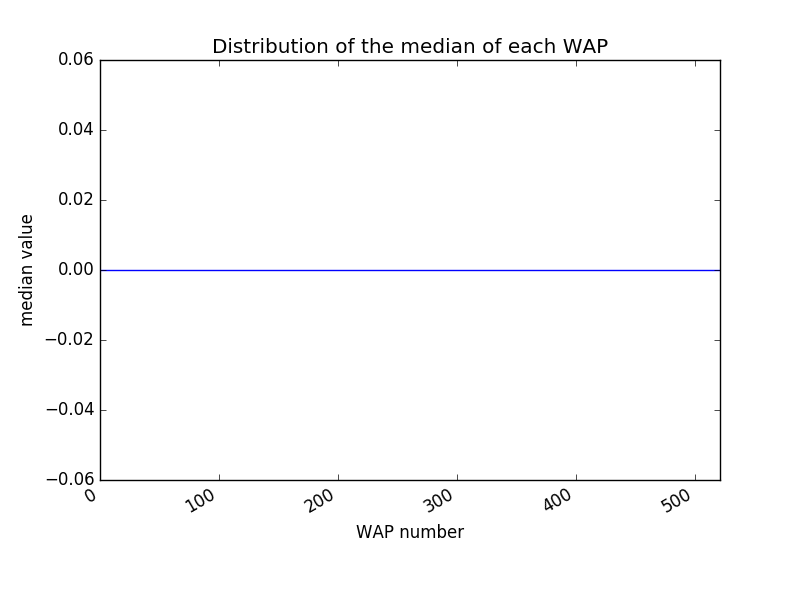

The script that saved this image:
import pandas as pd
import collections
import matplotlib.pyplot as plt
import numpy as np

# TODO : get the count table
def read(name):
    df = pd.read_csv(name)
    shape = df.shape
    # TODO : get raws of WAP1~520
    raws = df.iloc[0:shape[0],0:520]

    # TODO : calculate median
    table = raws.median(axis = 0)

    return table


# TODO : plot
def plot_table(table):
    x = list(range(1,521))
    y = table.values

    fig = plt.figure()
    plt.xlabel('WAP number')
    plt.ylabel('median value')
    plt.title('Distribution of the median of each WAP')
    plt.plot(x,y)
    plt.xlim((0,521))
    plt.gcf().autofmt_xdate()
    fig.savefig('Q3_median.png')

if __name__ == '__main__':
    table = read('TrainingData_new.csv')
    plot_table(table)